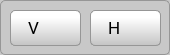
              <widget class="QGroupBox" name="groupBox_ch4_3">
               <property name="sizePolicy">
                <sizepolicy hsizetype="Minimum" vsizetype="Preferred">
                 <horstretch>0</horstretch>
                 <verstretch>0</verstretch>
                </sizepolicy>
               </property>
               <property name="minimumSize">
                <size>
                 <width>170</width>
                 <height>55</height>
                </size>
               </property>
               <property name="maximumSize">
                <size>
                 <width>16777215</width>
                 <height>10000</height>
                </size>
               </property>
               <property name="font">
                <font>
                 <family>Roboto Medium</family>
                 <pointsize>11</pointsize>
                </font>
               </property>
               <property name="styleSheet">
                <string notr="true">QGroupBox {background-color: rgb(200,200,200);border: 1px solid rgb(150,150,150); border-radius: 5px;  }; 
QGroupBox::title {subcontrol-origin: margin;left: 10px;padding: 0 3px 0 3px;}</string>
               </property>
               <property name="title">
                <string/>
               </property>
               <widget class="QPushButton" name="pushButton_cursorsVoff">
                <property name="geometry">
                 <rect>
                  <x>10</x>
                  <y>10</y>
                  <width>71</width>
                  <height>36</height>
                 </rect>
                </property>
                <property name="font">
                 <font>
                  <family>Roboto</family>
                  <pointsize>13</pointsize>
                 </font>
                </property>
                <property name="styleSheet">
                 <string notr="true">QPushButton {
	padding: 0.2em 0.2em 0.3em 0.2em;
	border: 1px solid rgb(150, 150, 150);
	border-radius: 5px;
	color: black;
	background: qlineargradient(x1:0, y1:0, x2:0, y2:2, stop:0 #FFFFFF, stop:0.1 #FFFFFF, stop:1 #69D769);
	text-align:left;
	padding-left:13px;
}

QPushButton:hover:!pressed {
	border: 1px solid rgb(150, 150, 150);
	border-radius: 5px;
	color: #256552;
	background: qlineargradient(x1:0, y1:0, x2:0, y2:2, stop:0 #FFFFFF, stop:0.1 #FFFFFF, stop:1 #ACFAAC);
}

QPushButton:pressed {
	border: 2px solid rgb(150, 150, 150);
	border-radius: 5px;
	background: #FFFFFF;
	color: #2f836a;
}

QPushButton:disabled {
	border: 1px solid rgb(180, 180, 180);
	color: gray;
	background: qlineargradient(x1:0, y1:0, x2:0, y2:2, stop:0 #CCCCCC, stop:0.1 #EEEEEE, stop:1 #BBBBBB);
}</string>
                </property>
                <property name="text">
                 <string> V</string>
                </property>
                <property name="icon">
                 <iconset resource="../../resources/resources.qrc">
                  <normaloff>:/main/img/power-off-green3.png</normaloff>
                  <disabledoff>:/main/img/power-off-green3.png</disabledoff>:/main/img/power-off-green3.png</iconset>
                </property>
                <property name="iconSize">
                 <size>
                  <width>23</width>
                  <height>22</height>
                 </size>
                </property>
               </widget>
               <widget class="QPushButton" name="pushButton_cursorsVon">
                <property name="geometry">
                 <rect>
                  <x>10</x>
                  <y>10</y>
                  <width>71</width>
                  <height>36</height>
                 </rect>
                </property>
                <property name="font">
                 <font>
                  <family>Roboto</family>
                  <pointsize>13</pointsize>
                 </font>
                </property>
                <property name="styleSheet">
                 <string notr="true">QPushButton {
	padding: 0.2em 0.2em 0.3em 0.2em;
	border: 1px solid rgb(150, 150, 150);
	border-radius: 5px;
	color: black;
	background: qlineargradient(x1:0, y1:0, x2:0, y2:2, stop:0 #FFFFFF, stop:0.1 #FFFFFF, stop:1 #7B7B7B);
	text-align:left;
	padding-left:13px;
}

QPushButton:hover:!pressed {
	border: 1px solid rgb(150, 150, 150);
	border-radius: 5px;
	color: #256552;
	background: qlineargradient(x1:0, y1:0, x2:0, y2:2, stop:0 #FFFFFF, stop:0.1 #FFFFFF, stop:1 #AAAAAA);
}

QPushButton:pressed {
	border: 2px solid rgb(150, 150, 150);
	border-radius: 5px;
	background: #FFFFFF;
	color: #2f836a;
}

QPushButton:disabled {
	border: 1px solid rgb(180, 180, 180);
	color: gray;
	background: qlineargradient(x1:0, y1:0, x2:0, y2:2, stop:0 #CCCCCC, stop:0.1 #EEEEEE, stop:1 #BBBBBB);
}</string>
                </property>
                <property name="text">
                 <string> V</string>
                </property>
                <property name="icon">
                 <iconset resource="../../resources/resources.qrc">
                  <normaloff>:/main/img/power-off-gray2.png</normaloff>:/main/img/power-off-gray2.png</iconset>
                </property>
                <property name="iconSize">
                 <size>
                  <width>23</width>
                  <height>22</height>
                 </size>
                </property>
               </widget>
               <widget class="QPushButton" name="pushButton_cursorsHoff">
                <property name="geometry">
                 <rect>
                  <x>90</x>
                  <y>10</y>
                  <width>71</width>
                  <height>36</height>
                 </rect>
                </property>
                <property name="font">
                 <font>
                  <family>Roboto</family>
                  <pointsize>13</pointsize>
                 </font>
                </property>
                <property name="styleSheet">
                 <string notr="true">QPushButton {
	padding: 0.2em 0.2em 0.3em 0.2em;
	border: 1px solid rgb(150, 150, 150);
	border-radius: 5px;
	color: black;
	background: qlineargradient(x1:0, y1:0, x2:0, y2:2, stop:0 #FFFFFF, stop:0.1 #FFFFFF, stop:1 #69D769);
	text-align:left;
	padding-left:13px;
}

QPushButton:hover:!pressed {
	border: 1px solid rgb(150, 150, 150);
	border-radius: 5px;
	color: #256552;
	background: qlineargradient(x1:0, y1:0, x2:0, y2:2, stop:0 #FFFFFF, stop:0.1 #FFFFFF, stop:1 #ACFAAC);
}

QPushButton:pressed {
	border: 2px solid rgb(150, 150, 150);
	border-radius: 5px;
	background: #FFFFFF;
	color: #2f836a;
}

QPushButton:disabled {
	border: 1px solid rgb(180, 180, 180);
	color: gray;
	background: qlineargradient(x1:0, y1:0, x2:0, y2:2, stop:0 #CCCCCC, stop:0.1 #EEEEEE, stop:1 #BBBBBB);
}</string>
                </property>
                <property name="text">
                 <string> H</string>
                </property>
                <property name="icon">
                 <iconset resource="../../resources/resources.qrc">
                  <normaloff>:/main/img/power-off-green3.png</normaloff>
                  <disabledoff>:/main/img/power-off-green3.png</disabledoff>:/main/img/power-off-green3.png</iconset>
                </property>
                <property name="iconSize">
                 <size>
                  <width>23</width>
                  <height>22</height>
                 </size>
                </property>
               </widget>
               <widget class="QPushButton" name="pushButton_cursorsHon">
                <property name="geometry">
                 <rect>
                  <x>90</x>
                  <y>10</y>
                  <width>71</width>
                  <height>36</height>
                 </rect>
                </property>
                <property name="font">
                 <font>
                  <family>Roboto</family>
                  <pointsize>13</pointsize>
                 </font>
                </property>
                <property name="styleSheet">
                 <string notr="true">QPushButton {
	padding: 0.2em 0.2em 0.3em 0.2em;
	border: 1px solid rgb(150, 150, 150);
	border-radius: 5px;
	color: black;
	background: qlineargradient(x1:0, y1:0, x2:0, y2:2, stop:0 #FFFFFF, stop:0.1 #FFFFFF, stop:1 #7B7B7B);
	text-align:left;
	padding-left:13px;
}

QPushButton:hover:!pressed {
	border: 1px solid rgb(150, 150, 150);
	border-radius: 5px;
	color: #256552;
	background: qlineargradient(x1:0, y1:0, x2:0, y2:2, stop:0 #FFFFFF, stop:0.1 #FFFFFF, stop:1 #AAAAAA);
}

QPushButton:pressed {
	border: 2px solid rgb(150, 150, 150);
	border-radius: 5px;
	background: #FFFFFF;
	color: #2f836a;
}

QPushButton:disabled {
	border: 1px solid rgb(180, 180, 180);
	color: gray;
	background: qlineargradient(x1:0, y1:0, x2:0, y2:2, stop:0 #CCCCCC, stop:0.1 #EEEEEE, stop:1 #BBBBBB);
}</string>
                </property>
                <property name="text">
                 <string> H</string>
                </property>
                <property name="icon">
                 <iconset resource="../../resources/resources.qrc">
                  <normaloff>:/main/img/power-off-gray2.png</normaloff>:/main/img/power-off-gray2.png</iconset>
                </property>
                <property name="iconSize">
                 <size>
                  <width>23</width>
                  <height>22</height>
                 </size>
                </property>
               </widget>
              </widget>
